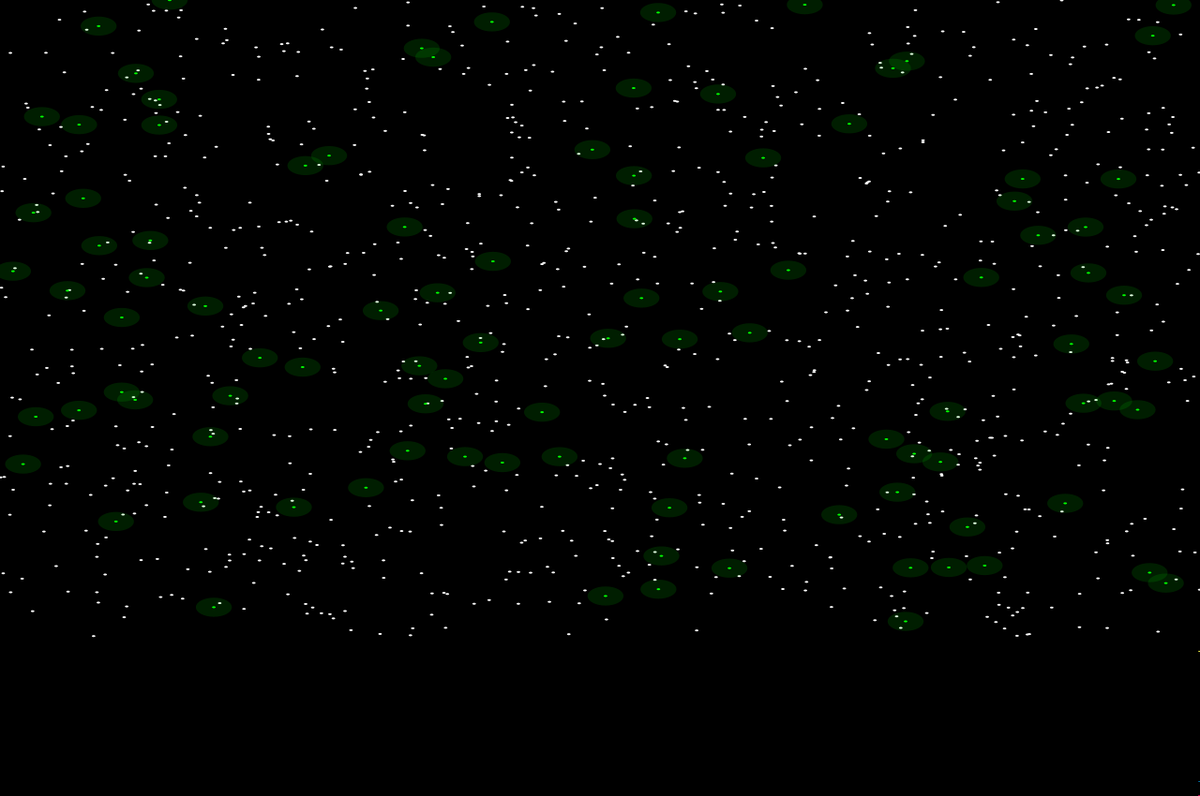
Frame 1 (no input)
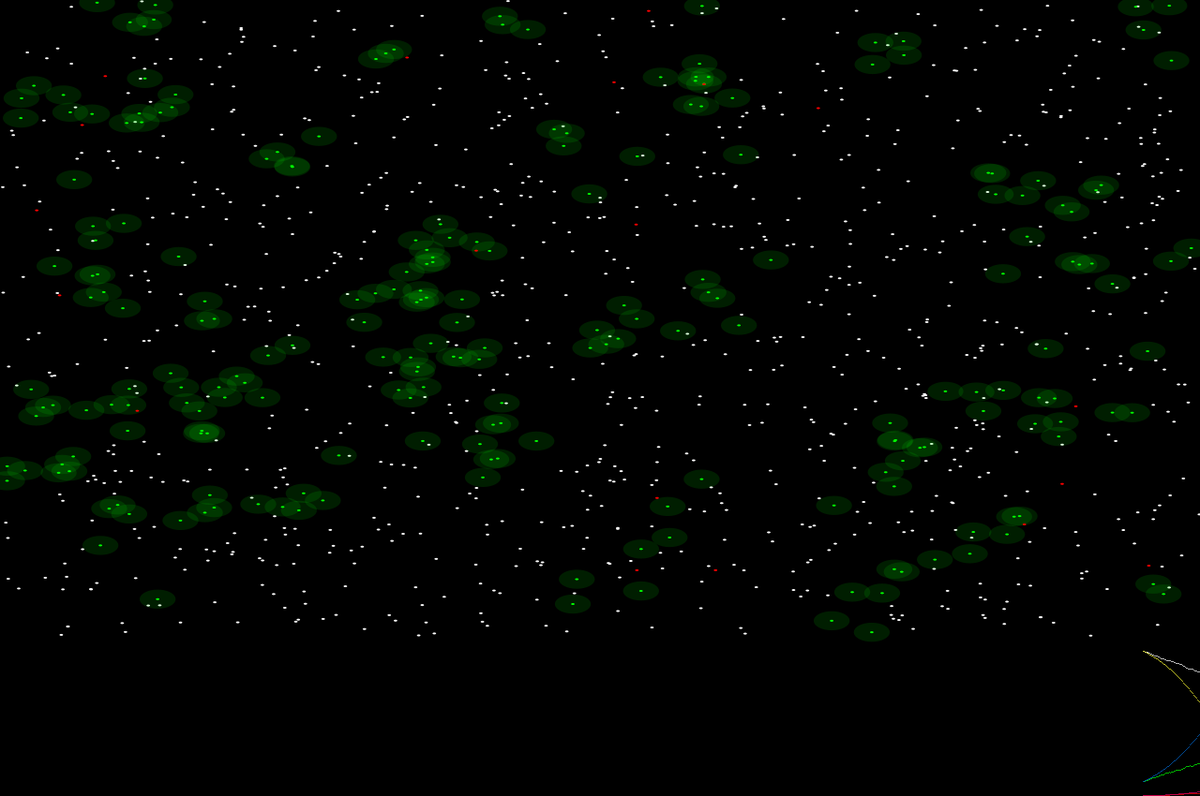
Frame 60 (the mouse pressed at the canvas centre just before this capture)
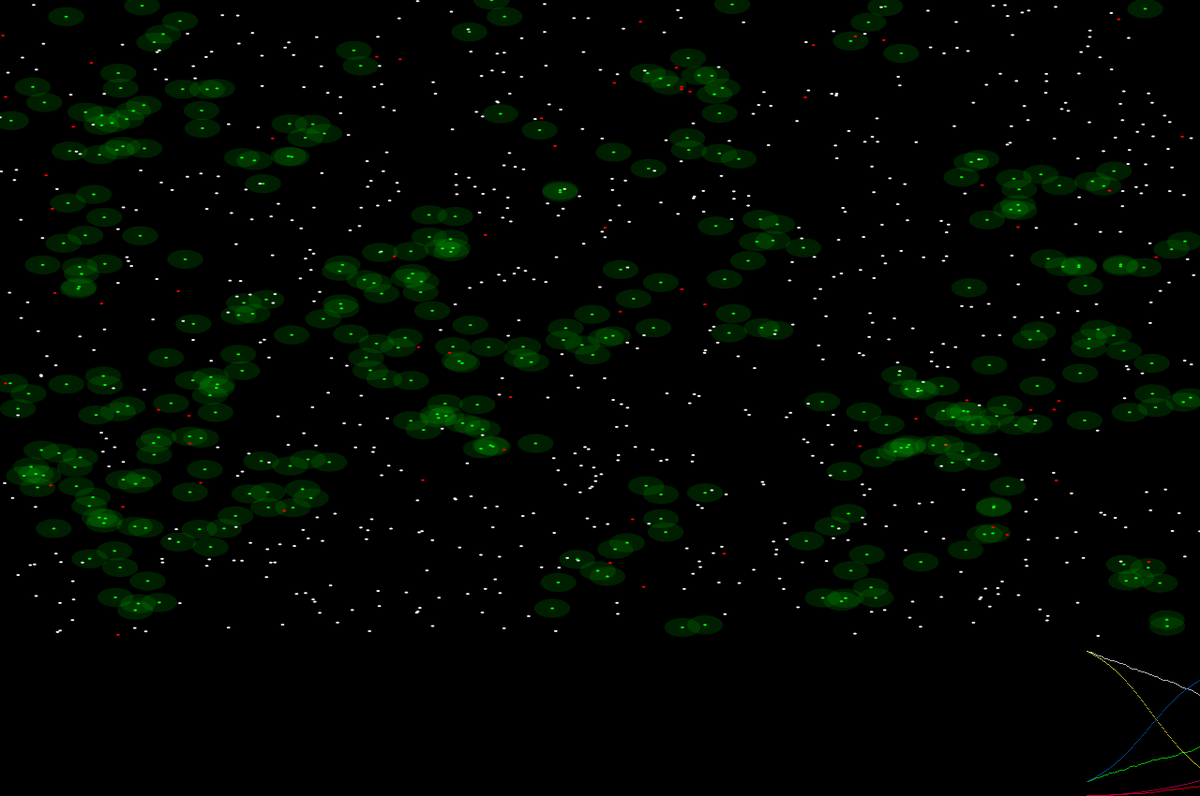
Frame 120 (the mouse held since frame 60 and released just before this capture)

The Processing sketch that drew these frames (run headless with seeded random() and noise(); from frame 60 on, the mouse is pressed at the canvas centre):

// Processing sketch: SIRmodel
// ── SIRmodel.pde

ArrayList<Integer> totalSus;
ArrayList<Integer> totalInf;
ArrayList<Integer> totalRec;

ArrayList<Person> allPeople;



ArrayList<Person> sus;
ArrayList<Person> inf;
ArrayList<Person> rec;

ArrayList<Person> infectedHolder;

float panelHeight;

float totalPeople;

float timeInterval;


float totalAverageSpeed;
float numberOfCounts;

void setup() {
  totalAverageSpeed = 0;
  numberOfCounts = 0;
  
  size(1280, 850);
  

  
  totalPeople = s0 + i0 + r0;
  
  panelHeight = height*panelPercentageSize;
  sus = new ArrayList<Person>();
  inf = new ArrayList<Person>();
  rec = new ArrayList<Person>();
  for (int i = 0; i < s0; i++) {
    float x = random(0, worldSize);
    float y = random(0, worldSize);
    sus.add(new Person(x, y, 0));
  }
  for (int i = 0; i < i0; i++) {
    float x = random(0, worldSize);
    float y = random(0, worldSize);
    inf.add(new Person(x, y, 1));
  }
  for (int i = 0; i < r0; i++) {
    float x = random(0, worldSize);
    float y = random(0, worldSize);
    rec.add(new Person(x, y, 2));
  }
  background(0);
  
  totalSus = new ArrayList<Integer>();
  totalInf = new ArrayList<Integer>();
  totalRec = new ArrayList<Integer>();
  
  totalSus.add(sus.size());
  totalInf.add(inf.size());
  totalRec.add(rec.size());
  
  
  allPeople = new ArrayList<Person>();
  
  for (int i = 0; i < sus.size(); i++) {
    allPeople.add(sus.get(i)); 
  }
  for (int i = 0; i < inf.size(); i++) {
    allPeople.add(inf.get(i)); 
  }
  for (int i = 0; i < rec.size(); i++) {
    allPeople.add(rec.get(i)); 
  }
  
  timeInterval = 0;
  initializeTheos();
}


void draw() {
 
  fill(0,0,0,255);
  rect(0,0,width,height);
  makePlots();
  rect(0,0,width,height-panelHeight);
  displayPeople();
  
  
  for (int i = 0; i < stepsPerFrame; i++) {
    movePeople();
    infectPeople();
    recoverPeople();
    updateTheos();
    updatePopTracker();
    displayTheos();
    
  //  updatetotalContacts();
    if (timeInterval >= unitTime) {
   //   println(computeAverageContacts());
    //  clearContacts();
   //  
      totalAverageSpeed = (totalAverageSpeed*numberOfCounts + getAverageDistance()/maxTravelSpeed)/(numberOfCounts +1 );
      numberOfCounts++;
     // println(totalAverageSpeed);
      savePosition();
      timeInterval = 0;
    }
    timeInterval = timeInterval + dt;
    updateNoiseCoordinates();
    
  }
  

  
  
}

float getAverageDistance() {
  float totalDistance = 0;
  for (int i = 0; i < allPeople.size(); i++) {
    Person p = allPeople.get(i);
    float ox = p.xHolder;
    float oy = p.yHolder;
    float x= p.x;
    float y = p.y;
    totalDistance = totalDistance + sqrt(pow(x-ox,2) + pow(y-oy,2));
  }
  return totalDistance / allPeople.size();
}


void savePosition() {
   for (int i = 0; i < allPeople.size(); i++) {
    Person p = allPeople.get(i);
    p.xHolder = p.x;
    p.yHolder = p.y;
  }
}

void updateNoiseCoordinates() {
  for (int i = 0; i < allPeople.size(); i++) {
    Person p = allPeople.get(i);
    p.xNoise = p.xNoise + dt;
    p.yNoise = p.yNoise + dt;
  }
}

float computeAverageContacts() {
  float totalContacts = 0;
  for (int i = 0; i < allPeople.size(); i++) {
    totalContacts = totalContacts + allPeople.get(i).contacts.size();
  }
  //subtract off self contacts
  totalContacts = totalContacts - allPeople.size();
  return (float) totalContacts/allPeople.size();
}

void clearContacts() {
  for (int i = 0; i < allPeople.size(); i++) {
    allPeople.get(i).contacts.clear();
  }
}



void updatetotalContacts() {
   for (int i = 0; i < allPeople.size(); i++) {
     Person p1 = allPeople.get(i);
     for (int j = 0; j < allPeople.size(); j++) {
       Person p2 = allPeople.get(j);
       if (distance(p1, p2) < infectionRadius && !p1.hasContacted(p2)) {
         p1.contacts.add(p2);
       }
     }
   }
}


void makePlots() {
  push();
  scale(1,-1);
  translate(0, -height);
  displayPlot(totalSus, width, panelHeight, susColor); 
  displayPlot(totalInf, width, panelHeight, infColor); 
  displayPlot(totalRec, width, panelHeight, recColor); 
  pop();
}

void updatePopTracker() {
  totalSus.add(sus.size());
  totalInf.add(inf.size());
  totalRec.add(rec.size());
}

float distance(Person p1, Person p2) {
  float x1 = p1.x;
  float x2 = p2.x;
  float y1 = p1.y;
  float y2 = p2.y;
  
  float dx = abs(x2 - x1);
  float dy = abs(y2 - y1);
  if (dx > worldSize/2) {
    dx = worldSize - dx; 
  }
  if (dy > worldSize/2) {
    dy = worldSize - dy; 
  }
  
  return sqrt(dx*dx + dy*dy);
}

void infectPeople() {
  for (int i = 0; i < inf.size(); i++) {
    Person infected = inf.get(i);
    for (int j = 0; j < sus.size(); j++) {
       Person susceptible = sus.get(j);
       float dist = distance(infected, susceptible);
       if (dist < infectionRadius) {
         float diceRoll = random(0, 100);
         if (diceRoll <= chanceOfInfection*dt) {
           susceptible.state = 1;
         }
         susceptible.hadContact = true;
       }
    }
  }
  for (int i = 0; i < sus.size(); i++) {
    Person p = sus.get(i);
    if (p.state == 1) {
      sus.remove(i);
      inf.add(p);
    }
  }
}

void recoverPeople() {
  for (int i = 0; i < inf.size(); i++) {
    Person p = inf.get(i);
    float diceRoll = random(0,100);
    if (diceRoll < chanceOfRecovery*dt) {
      p.state = 2; 
    }
  }
  for (int i = 0; i < inf.size(); i++) {
    Person p = inf.get(i);
    if (p.state == 2) {
      inf.remove(i);
      rec.add(p);
    }
  }
}

void checkIfOffTorus(Person p) {
  if (p.x < 0) {
    p.x = p.x + worldSize; 
  }
  if (p.x > worldSize) {
    p.x = p.x - worldSize; 
  }
  if (p.y < 0) {
    p.y = p.y + worldSize; 
  }
  if (p.y > worldSize) {
    p.y = p.y - worldSize; 
  }
  
}

void movePeople() {

  subMovePeople(sus);
  subMovePeople(inf);
  subMovePeople(rec);
}

void subMovePeople(ArrayList<Person> peeps) {
    for (int i = 0; i < peeps.size(); i++) {
    
    Person p = peeps.get(i);
    float xN = p.xNoise;
    float yN = p.yNoise;
    float dx = (noise(xN)-.5)* maxTravelSpeed*dt;
    float dy = (noise(yN)-.5)* maxTravelSpeed*dt;
    p.x = p.x + dx;
    p.y = p.y + dy;
    checkIfOffTorus(p);
  }
}

void displayPeople() {
  noStroke();
  subdisplayPeople(sus);
  subdisplayPeople(inf);
  subdisplayPeople(rec);
}

void subdisplayPeople(ArrayList<Person> peeps) {
  for (int i = 0; i < peeps.size(); i++) {
    Person p = peeps.get(i);
    if (p.state == 0) {
      if (p.hadContact && displayContaced) {
      fill(contactColor);
    } else {
        fill(susColor); 
    } 
  }else if (p.state == 1) { 
      if (drawInfectionRadius) {
        fill(infColor, infectionRadiusopacity);
        displayEllipse(p.x, p.y, infectionRadius, infectionRadius);
      }
       fill(infColor);
    } else if (p.state == 2) {
       fill(recColor);
    } else {
      fill(255,255,0); 
    }
    displayEllipse(p.x, p.y, personSize, personSize);
  }
}

void displayEllipse(float x, float y, float dx, float dy) {
  PVector pPos = pixelScale(x,y);
  PVector pD = pixelScale(dx, dy);
  ellipse(pPos.x, pPos.y, pD.x, pD.y);
}


PVector pixelScale(float x, float y) {
   float xPix = x*(width)/(worldSize);
   float yPix = y*(height-panelHeight)/(worldSize);
   return new PVector(xPix, yPix);
}

// ── Parameters.pde
float s0 = 1000;
float i0 = 100;
float r0 = 0;


float infectionRadius = 30;


//unit time is float time  = 1;
//percentage, 1, through 100, this is change of infection per unit TIME spent in presence of infected
float chanceOfInfection = 8;
float chanceOfRecovery = 2;


float worldSize = 1000;
float maxTravelSpeed = 50;









float dt = .1;
int stepsPerFrame = 1;

float unitTime = 1;


color susColor = color(255,255,255);
color infColor = color(0,255,0);
color recColor = color(255,0,0);
color contactColor = color(0,0,255);
float infectionRadiusopacity = 30;

float personSize = 3;

boolean drawInfectionRadius = true;
boolean displayContaced = false;

float panelPercentageSize = .2;

// ── Person.pde
class Person {
  

  float x;
  float y;
  
  // 0 = susceptible, 1 = infectious, 2 = recovered
  int state;
  
  boolean hadContact;
  
  float xNoise;
  float yNoise;
  
  
  
  float xHolder;
  float yHolder;
  
  
  ArrayList<Person> contacts;
  
  Person(float x, float y, int state) {
    this.x = x;
    this.y = y;
    this.state = state;
    hadContact = false;
    
    contacts = new ArrayList<Person>();
    
    xNoise = random(-1000000,1000000);
    yNoise = random(-1000000,1000000);
    
    xHolder = x;
    yHolder = y;
  }
  
  boolean hasContacted(Person o) {
    return contacts.contains(o); 
  }
  
  
}

// ── Plots.pde
color purple = color(162,24,170);
color white = color(255,255,255);
color green = color(45,245,0);

void displayPlot(ArrayList<Integer> points, float wid, float hit, color c) {
   stroke(c);
   for (int i = points.size() - 1; i >= 0; i--) {
     float xLocation = wid - (points.size() - i);
     float yValue = map(points.get(i), 0, totalPeople, 0, hit);
     point(xLocation, yValue);
   }
   
}



void displayPlotQ(ArrayList<Float> points, float wid, float hit, color c) {
   stroke(c);
   for (int i = points.size() - 1; i >= 0; i--) {
     float xLocation = wid - (points.size() - i);
     float yValue = map(points.get(i), 0, totalPeople, 0, hit);
     point(xLocation, yValue);
   }
   
}

// ── Theoretical.pde
float beta;
float gamma;
float alpha;


ArrayList<Float> theoSus;
ArrayList<Float> theoInf;
ArrayList<Float> theoRec;

ArrayList<Float> error;

float total;

void determineInfectTerms() {
   
   float randomnessScalar = .34*1;
  
  float dynamicArea =  randomnessScalar*2*infectionRadius*maxTravelSpeed*unitTime;
  float staticArea =  PI*pow(infectionRadius,2);
  float areaPerPerson = pow(worldSize,2)/total;
  if (staticArea < areaPerPerson ) {
    staticArea = 0;  
  }
  float density = (dynamicArea/pow(worldSize,2)) + staticArea/pow(worldSize,2);
  float guessTerm = density;
  beta = guessTerm*chanceOfInfection/100;
}

void initializeTheos() {
  
  total = s0 + i0 + r0;
  
  determineInfectTerms();
  
  
 
  
  
  gamma = chanceOfRecovery/100;
  
  theoSus = new ArrayList<Float>();
  theoInf = new ArrayList<Float>();
  theoRec = new ArrayList<Float>();
  error = new ArrayList<Float>();
  
  
  
  
  theoSus.add(s0);
  theoInf.add(i0);
  theoRec.add(r0);
  
  
}

float getError(float a, float b) {
  float num = abs(a - b);
  if (a == 0 && b == 0) {
    return 0; 
  } else {
    float max = max(abs(a), abs(b)); 
    return num/max;
  }
}

void updateTheos() {
  float cS = theoSus.get(theoSus.size()-1);
  float cI = theoInf.get(theoInf.size()-1);
  float cR = theoRec.get(theoRec.size()-1);
  float ds = -beta*cI*cS*dt;
  float di = (beta*cI*cS - gamma*cI)*dt;
  float dr = gamma*cI*dt;
  theoSus.add(cS + ds);
  theoInf.add(cI + di);
  theoRec.add(cR + dr);
}
void displayTheos() {
    push();
  scale(1,-1);
  translate(0, -height);
  displayPlotQ(theoSus, width, panelHeight, theosusColor); 
  displayPlotQ(theoInf, width, panelHeight, theoinfColor); 
  displayPlotQ(theoRec, width, panelHeight, theorecColor); 
  pop();
}

void updateError() {
  
}

void displayError() {
  
}



color theosusColor = color(255,255,51);
color theoinfColor = color(0,102,204);
color theorecColor = color(204,0,102);
